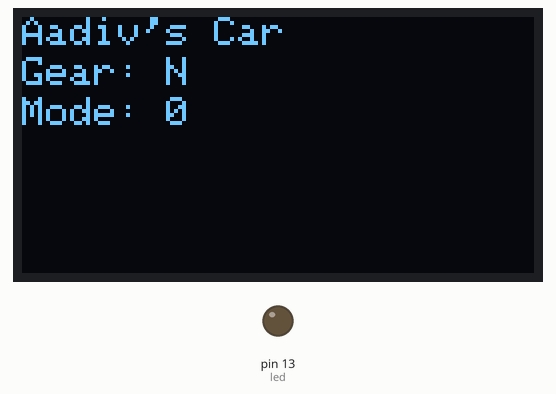
A sketch run on a simulated Arduino Uno, built with avr-gcc and run on an emulated ATmega328P. On the bench: 128×64 one-colour display, output pins drawn as LEDs (lit = HIGH).

Above: at 0.7 s.

The sketch:

gear_change_serial.ino
```cpp
#include <Wire.h>
#include <Adafruit_GFX.h>
#include <Adafruit_SSD1306.h>

#define SCREEN_WIDTH 128 // OLED display width, in pixels
#define SCREEN_HEIGHT 64 // OLED display height, in pixels
#define cx 128/2
#define cy 64/2
#define led 13
#define OLED_RESET     4 // Reset pin # (or -1 if sharing Arduino reset pin)
#define SCREEN_ADDRESS 0x3C

Adafruit_SSD1306 display(SCREEN_WIDTH, SCREEN_HEIGHT, &Wire, -1);


String buffer = "";         // a string to hold incoming data

int gm[2];


void setup() {
  buffer.reserve(20);     // Reserve 255 chars
  Serial.begin(115200);    // Initialize UART

  if (!display.begin(SSD1306_SWITCHCAPVCC, SCREEN_ADDRESS)) {
    Serial.println(F("SSD1306 allocation failed"));
    for (;;); // Don't proceed, loop forever
  }
  pinMode(led, OUTPUT);
  Serial.begin(115200);

  display.clearDisplay();
  display.setTextSize(2);
  display.setTextColor(WHITE);
  display.setCursor(cx - 30, cy - 10);
  // Display static text
  display.println("INIT"); //Write custom text here
  display.display();
  digitalWrite(led, LOW);
  delay(500);
  display.clearDisplay();
  display.display();
}

void loop() {
  // NOP
  serialEvent(gm);
  testDisplay(gm);
  display.display();
  digitalWrite(led, LOW);

}

// SerialEvent occurs every time we receive RX interrupt
int serialEvent(int* gm) {
  while (Serial.available()) {
    char c = (char)Serial.read();  // Read character
    buffer += c;                   // Add it to buffer
    // If end-of-line, reset buffer and send back the data
    if (c == '\n') {

      //cases on buffer

      if ((buffer == "161\n") && (gm[0] < 8)) {
        gm[0]++;
        digitalWrite(led, HIGH);
      }
      else if ((buffer == "151\n") && (gm[1] < 1))  {
        gm[1]++;
        digitalWrite(led, HIGH);
      }
      else if ((buffer == "131\n") && (gm[0] > 0)) {
        gm[0]--;
        digitalWrite(led, HIGH);
      }
      else if ((buffer == "141\n") && (gm[1] > 0)){
        gm[1]--;
        digitalWrite(led, HIGH);
      }
    }
  }
  buffer = "";
}


void testDisplay(int* gm) {
  display.clearDisplay();
  display.setTextColor(WHITE);
  display.setTextSize(1.5);
  display.setCursor(0, 0);
  display.print("Aadiv's Car");
  display.setCursor(0, 10);
  display.print("Gear: ");
  if (gm[0] == 0) {
    display.print("N");
  }
  else {
    display.print(gm[0]);
  }

  display.setCursor(0, 20);
  display.print("Mode: ");
  display.print(gm[1]);


}
```
